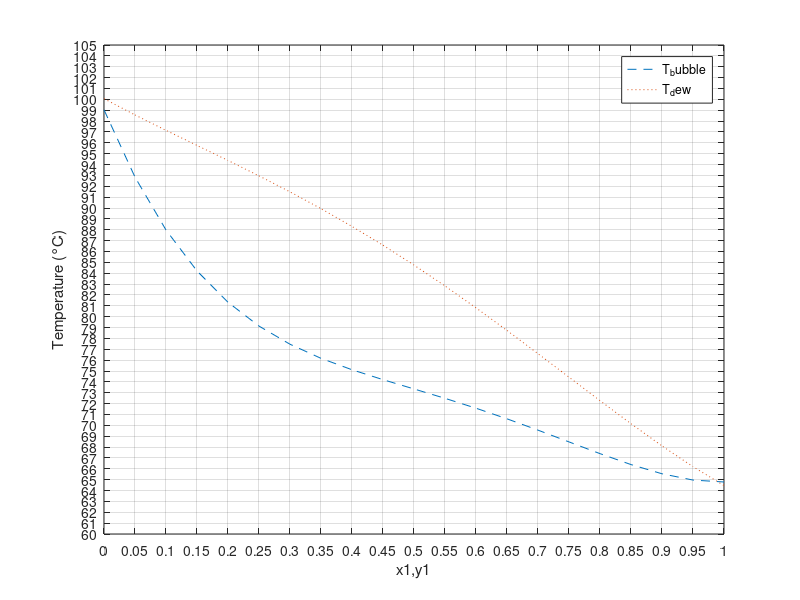

Write MATLAB code to recreate this figure.
clc;
clear;

x = 0:0.05:1

T_bubble = 143.77*x.^4 - 356.52*x.^3 + 317.44*x.^2 - 138.94*x + 99.037
T_dew = 36.74*x.^4 - 65.732*x.^3 + 24.357*x.^2 - 30.966*x + 100.06

plot(x,T_bubble,'--',x,T_dew,':')
grid

set(gca,'XLim',[0 1])
set(gca,'XTick',[0:0.05:1])
set(gca,'YLim',[60 105])
set(gca,'YTick',[60:1:105])

xlabel('x1,y1')
ylabel('Temperature (°C)')
legend('T_bubble','T_dew')
